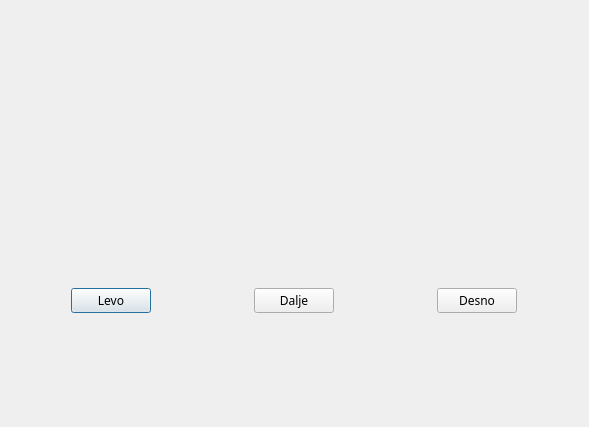
<?xml version="1.0" encoding="UTF-8"?>
<ui version="4.0">
 <class>Report_scene</class>
 <widget class="QDialog" name="Report_scene">
  <property name="geometry">
   <rect>
    <x>0</x>
    <y>0</y>
    <width>589</width>
    <height>427</height>
   </rect>
  </property>
  <property name="minimumSize">
   <size>
    <width>460</width>
    <height>314</height>
   </size>
  </property>
  <property name="maximumSize">
   <size>
    <width>589</width>
    <height>427</height>
   </size>
  </property>
  <property name="font">
   <font>
    <family>Segoe Print</family>
   </font>
  </property>
  <property name="cursor">
   <cursorShape>ArrowCursor</cursorShape>
  </property>
  <property name="windowTitle">
   <string>Lavirint</string>
  </property>
  <property name="layoutDirection">
   <enum>Qt::LeftToRight</enum>
  </property>
  <property name="sizeGripEnabled">
   <bool>false</bool>
  </property>
  <property name="modal">
   <bool>false</bool>
  </property>
  <layout class="QVBoxLayout" name="verticalLayout">
   <property name="spacing">
    <number>20</number>
   </property>
   <property name="leftMargin">
    <number>30</number>
   </property>
   <property name="topMargin">
    <number>50</number>
   </property>
   <property name="rightMargin">
    <number>30</number>
   </property>
   <property name="bottomMargin">
    <number>50</number>
   </property>
   <item>
    <widget class="QLabel" name="Report">
     <property name="text">
      <string/>
     </property>
    </widget>
   </item>
   <item>
    <layout class="QHBoxLayout" name="horizontalLayout">
     <item alignment="Qt::AlignHCenter|Qt::AlignVCenter">
      <widget class="QPushButton" name="leftButton">
       <property name="text">
        <string>Levo</string>
       </property>
      </widget>
     </item>
     <item alignment="Qt::AlignHCenter|Qt::AlignVCenter">
      <widget class="QPushButton" name="nextBtn">
       <property name="text">
        <string>Dalje</string>
       </property>
      </widget>
     </item>
     <item alignment="Qt::AlignHCenter|Qt::AlignVCenter">
      <widget class="QPushButton" name="rightButton">
       <property name="text">
        <string>Desno</string>
       </property>
      </widget>
     </item>
    </layout>
   </item>
  </layout>
 </widget>
 <resources/>
 <connections/>
</ui>
